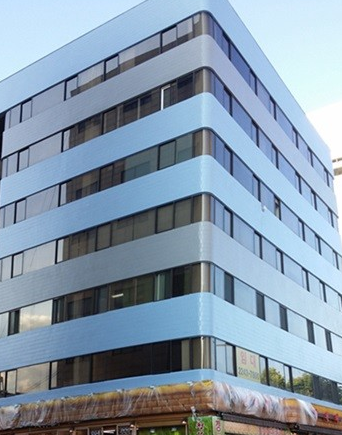
#> input picture images/bd.png, 342 x 435 px
$ python cv92_corners.py
#> lines starting #> are read from the running program, lines starting #| are printed output that depends on the picture
import sys
import numpy as np
import cv2


src = cv2.imread('./images/bd.png', cv2.IMREAD_GRAYSCALE)
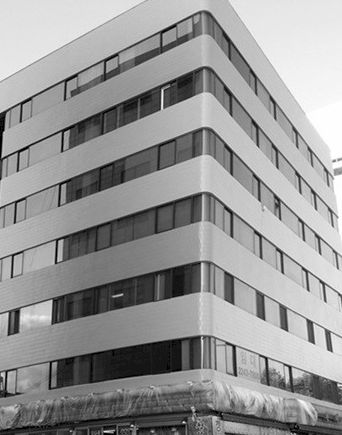
#> src: shape (435, 342); min 0, max 255, mean 150.5
# src = cv2.imread('./images/woodblock.png', cv2.IMREAD_GRAYSCALE)
if src is None:
    print('Image load failed!')
    sys.exit()

# 시간체크
tm = cv2.TickMeter()

## GFTT
tm.start()

corners = cv2.goodFeaturesToTrack(src, 400, 0.01, 10)
#> corners = 378 rows, first 8: [236, 375], [7, 313], [51, 300], [314, 343], [268, 358], [338, 385], [2, 157], [183, 422]

tm.stop()
print('GFTT: {}ms.'.format(tm.getTimeMilli()))

dst1 = cv2.cvtColor(src, cv2.COLOR_GRAY2BGR)

# gftt는 keypoints X
if corners is not None:
    for i in range(corners.shape[0]):
        pt = (int(corners[i, 0, 0]), int(corners[i, 0, 1])) # 개수만큼
        cv2.circle(dst1, pt, 5, (0, 0, 255), 2)
#> this loop made 378 passes
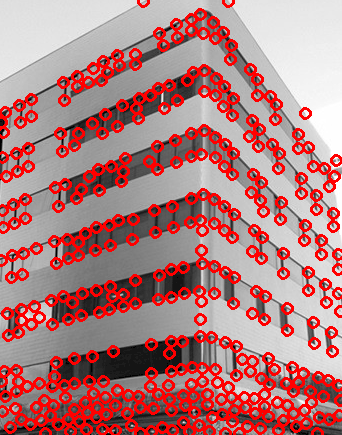
#> dst1: shape (435, 342, 3); mean B, G, R 123.7, 123.7, 178.4


## FAST
tm.reset()
tm.start()

# fast = cv2.FastFeatureDetector_create(60) # 보통 30~60준다
fast = cv2.FastFeatureDetector_create(30) # 더 많이 검출

# 비최대억제 설정
# fast.setNonmaxSuppression(0) # -> 비최대억제를 False로 하겠다. 기본값이 True

keypoints = fast.detect(src)
#> keypoints = 714 keypoints; strongest (x, y, size): (183, 422, 7), (235, 375, 7), (11, 277, 7), (325, 301, 7)

tm.stop()
print('FAST: {}ms.'.format(tm.getTimeMilli()))

dst2 = cv2.cvtColor(src, cv2.COLOR_GRAY2BGR)

for kp in keypoints: # opencv가 제공하는 keypoints에는 좌표값이 들어있다. 좌표값을 얻으려면 멤버 pt를 이용해야 함.
    # pt[0]이 x좌표값, pt[1]이 y좌표값
    pt = (int(kp.pt[0]), int(kp.pt[1]))
    cv2.circle(dst2, pt, 5, (0, 0, 255), 2)
#> this loop made 714 passes
#> kp on passes 1 to 3: keypoint at (204, 10), size 7, keypoint at (200, 13), size 7, keypoint at (211, 13), size 7
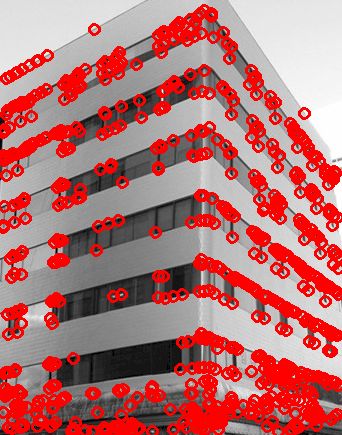
#> dst2: shape (435, 342, 3); mean B, G, R 114.2, 114.2, 183.1

cv2.imshow('src', src)
cv2.imshow('dst1', dst1)
cv2.imshow('dst2', dst2)
cv2.waitKey()

cv2.destroyAllWindows()
